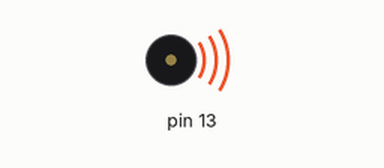
A sketch run on a simulated Arduino Uno, built with avr-gcc and run on an emulated ATmega328P. Shown: buzzer (waves = sounding).

Above: at 0.2 s.
At 4.6 s:
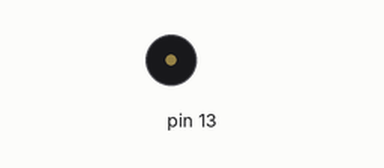
Timing chart, 0 to 6.9 s (numbered marks = the images above):
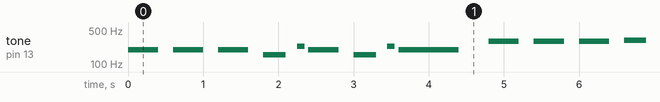

The sketch:

star_wars.ino
```cpp
// tempo du morceau
int tempo = 100;

// fréquence des notes de musique
int la_ref = 220;
int note_do    = la_ref/(powf(2, 9./12));
int note_re_b  = la_ref/(powf(2, 8./12));
int note_re    = la_ref/(powf(2, 7./12));
int note_mi_b  = la_ref/(powf(2, 6./12));
int note_mi    = la_ref/(powf(2, 5./12));
int note_fa    = la_ref/(powf(2, 4./12));
int note_sol_b = la_ref/(powf(2, 3./12));
int note_sol   = la_ref/(powf(2, 2./12));
int note_la_b  = la_ref/(powf(2, 1./12));
int note_la    = la_ref;
int note_si_b  = la_ref*(powf(2, 1./12));
int note_si    = la_ref*(powf(2, 2./12));

int noire_duration = 1000.*60/tempo;

void make_note(int note, int duration) {
  tone(13, note, int(duration/1.5));
  delay(duration);
}

void blanche_point(int note) {  make_note(note, noire_duration * 3.); }
void blanche(int note) {        make_note(note, noire_duration * 2.); }
void noire_point(int note) {    make_note(note, noire_duration * 3./2.); }
void noire(int note) {          make_note(note, noire_duration * 1.); }
void croche_point(int note) {   make_note(note, noire_duration * 3./4.); }
void croche(int note) {         make_note(note, noire_duration * 1./2.); }
void double_croche(int note) {  make_note(note, noire_duration * 1./4); }

void setup() {
  pinMode(13, OUTPUT);
}

// Star Wars
void loop() {
  noire(note_sol);
  noire(note_sol);
  noire(note_sol);
  croche_point(note_mi_b);
  double_croche(note_si_b);
  noire(note_sol);
  croche_point(note_mi_b);
  double_croche(note_si_b);
  blanche(note_sol);

  noire(2*note_re);
  noire(2*note_re);
  noire(2*note_re);
  croche_point(2*note_mi_b);
  double_croche(note_si_b);
  noire(note_sol_b);
  croche_point(note_mi_b);
  double_croche(note_si_b);
  blanche(note_sol);
  delay(1000);
}
```

Measured:
- by itself, tone on pin 13: plays 195 Hz for 0.40 s, 195 Hz for 0.40 s, 195 Hz for 0.40 s, 155 Hz for 0.30 s, 233 Hz for 0.10 s, 195 Hz for 0.40 s … (222 notes in this stretch)
